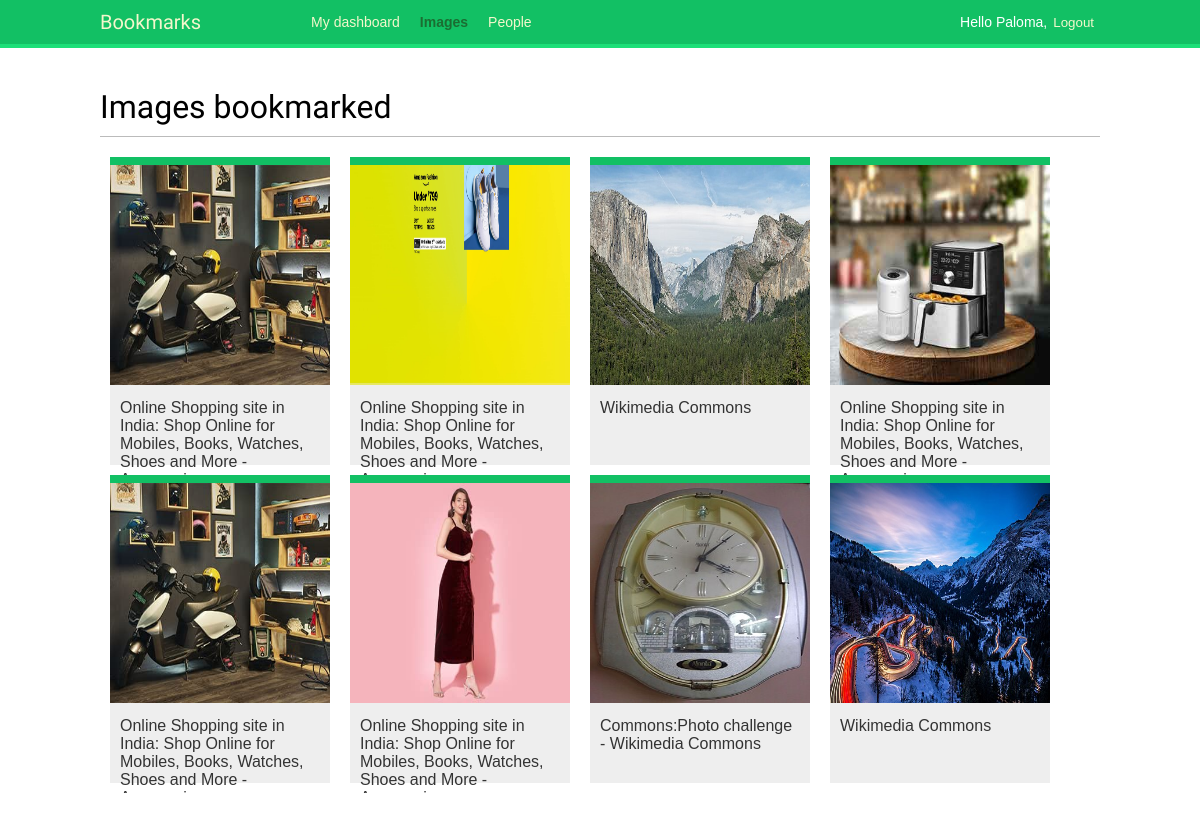
Page /images/ (signed in) on the committed database.
### images/models.py (models this page shows, shortened)
class Image(models.Model):
    user = models.ForeignKey(
        settings.AUTH_USER_MODEL,
        related_name='images_created',
        on_delete=models.CASCADE
    )
    title = models.CharField(max_length=200)
    slug = models.SlugField(max_length=200,blank=True)
    url = models.URLField(max_length=2000)
    image = models.ImageField(upload_to='images/%Y/%m/%d/')
    description = models.TextField()
    created = models.DateTimeField(auto_now_add=True)
    total_likes = models.PositiveIntegerField(default=0)
    users_like = models.ManyToManyField(
        settings.AUTH_USER_MODEL,
        related_name='images_liked',
        blank=True
    )
    class Meta:
        indexes = [
            models.Index(fields=['-created']),
            models.Index(fields=['-total_likes'])
        ]
        ordering = ['-created']
    def get_absolute_url(self):
        return reverse("images:detail", args=[self.id,self.slug])

### images/views.py (the view, shortened to what this page needs)
# urls.py: path('',views.image_list,name='list'),
@login_required
def image_list(request):
    images = Image.objects.all()
    paginator = Paginator(images,8)
    page = request.GET.get('page')
    images_only = request.GET.get('images_only')
    try:
        images = paginator.page(page)
    except PageNotAnInteger:
        images = paginator.page(1)
    except EmptyPage:
        if images_only:
            return HttpResponse('')
        images = paginator.page(paginator.num_pages)
    return render(
        request,
        'images/image/list.html',
        {
            'section':'images',
            'images':images
        }
    )

### images/templates/images/image/list.html (shortened to what this page needs)
{% extends "base.html" %}
{% block content %}
   <h1>Images bookmarked</h1>
   <div id="image-list">
      {% include "images/image/list_images.html" %}
   </div>
{% endblock content %}

### account/templates/base.html (shortened to what this page needs)
{% load static %}
<!DOCTYPE html>
<html>
<head>
    <link href="{% static "css/base.css" %}" rel="stylesheet">
</head>
<body>
    <div id="header">
        <span class="logo">Bookmarks</span>
        {% if request.user.is_authenticated %}
            <nav>
                <ul class="menu">
                    <li {% if section == "dashboard" %}class="selected"{% endif %}>
                        <a href="{% url "dashboard" %}">My dashboard</a>
                    </li>
                    <li {% if section == "images" %}class="selected"{% endif %}>
                        <a href="{% url "images:list" %}">Images</a>
                    </li>
                    <li {% if section == "people" %}class="selected"{% endif %}>
                        <a href="{% url "user_list" %}">People</a>
                    </li>
                </ul>
            </nav>
        {% endif %}
        <span class="user">
            {% if request.user.is_authenticated %}
                Hello {{ request.user.first_name|default:request.user.username }},
                <form action="{% url "logout" %}" method="post">
                    <button type="submit">Logout</button>
                </form>
            {% else %}
                <a href="{% url "login" %}">Log-in</a>
            {% endif %}
        </span>
    </div>
    <div id="content">
        {% block content %}
        {% endblock %}
    </div>
</body>
</html>

### images/templates/images/image/list_images.html
{% load thumbnail %}
{% for image in images %}
   <div class="image">
      <a href="{{ image.get_absolute_url }}">
         {% thumbnail image.image 300x300 crop="smart" as im %}
         <a href="{{ image.get_absolute_url }}">
           <img src="{{ im.url }}">
         </a>
      </a>
     <div class="info">
        <a href="{{ image.get_absolute_url }}" class="title">
            {{ image.title }}
        </a>
     </div>
  </div>
{% endfor %}

### account/static/css/base.css (style rules this page uses)
body { margin:0; padding:0; font-family:helvetica, sans-serif; }
a { color:#12c064; text-decoration:none; }
h1, h2, h3, h4, h5 , h6 { font-family: 'Muli', sans-serif; font-weight:normal; }
h1 { border-bottom:1px solid #bbb; padding:0 0 10px 0; margin:10px 0 20px 0; }
#header { padding:10px 100px; font-size:14px; background:#12c064; color:#fff; border-bottom:4px solid #1cdf78; overflow:auto; }
#header .logo { font-family: 'Muli', sans-serif; float:left; color:#f3f7cc; font-size:20px; margin-right:10%; }
#header ul.menu { list-style:none; float:left; margin:0; padding:0; }
#header ul.menu li { float:left; padding:4px 10px; }
#header ul.menu li.selected a, #header ul.menu li.selected a:hover { color:#1b6d32; font-weight:bold; }
#header a { color:#f3f7cc; }
#header .user { float:right; padding-top:4px; }
#header .user form { display:inline; float:right; }
#header .user button { background:none; color:#f3f7cc; border:none; cursor:pointer; float:left; display:inline; }
#content { padding:30px 100px; }
form { overflow:auto; }
#image-list { overflow:hidden; }
#image-list .image { float:left; width:220px; height:300px; margin:0 10px 10px 10px; border-top:8px solid #12c064; background:#eee; }
#image-list img { width:220px; height:220px; }
#image-list .info { padding:10px; }
#image-list .info a { color:#333; }

### rows in the picture
Image: title "Online Shopping site in India: Shop Online for Mobiles, Books, Watches, Shoes and More -…"
Image: shows a picture, title "Online Shopping site in India: Shop Online for Mobiles, Books, Watches, Shoes and More -…"
Image: shows a picture, title "Wikimedia Commons"
Image: shows a picture, title "Online Shopping site in India: Shop Online for Mobiles, Books, Watches, Shoes and More -…"
Image: title "Online Shopping site in India: Shop Online for Mobiles, Books, Watches, Shoes and More -…"
Image: shows a picture, title "Online Shopping site in India: Shop Online for Mobiles, Books, Watches, Shoes and More -…"
Image: shows a picture, title "Commons:Photo challenge - Wikimedia Commons"
Image: shows a picture, title "Wikimedia Commons"

### other values in the picture
{{ request.user.first_name|default:request.user.username }} "Paloma"
